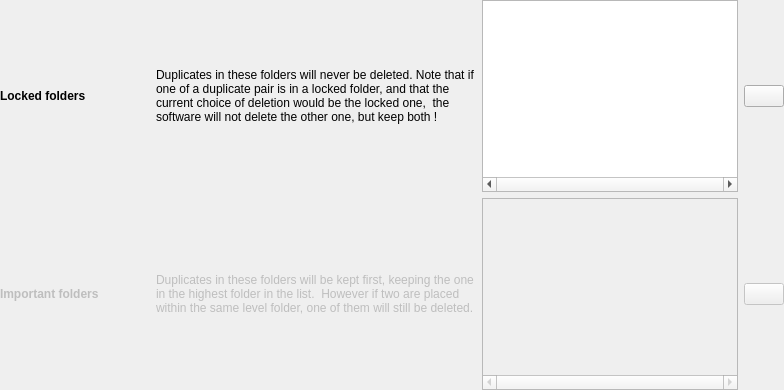
     <widget class="QWidget" name="tab_3">
      <attribute name="title">
       <string>Folder settings</string>
      </attribute>
      <layout class="QVBoxLayout" name="verticalLayout_10">
       <property name="leftMargin">
        <number>0</number>
       </property>
       <property name="topMargin">
        <number>0</number>
       </property>
       <property name="rightMargin">
        <number>0</number>
       </property>
       <property name="bottomMargin">
        <number>0</number>
       </property>
       <item>
        <layout class="QVBoxLayout" name="verticalLayout_8">
         <item>
          <layout class="QHBoxLayout" name="lockedFoldersHorizontalLayout">
           <item>
            <widget class="QLabel" name="label_24">
             <property name="minimumSize">
              <size>
               <width>150</width>
               <height>0</height>
              </size>
             </property>
             <property name="font">
              <font>
               <bold>true</bold>
              </font>
             </property>
             <property name="text">
              <string>Locked folders</string>
             </property>
            </widget>
           </item>
           <item>
            <widget class="QLabel" name="label_25">
             <property name="minimumSize">
              <size>
               <width>320</width>
               <height>0</height>
              </size>
             </property>
             <property name="text">
              <string>Duplicates in these folders will never be deleted. Note that if one of a duplicate pair is in a locked folder, and that the current choice of deletion would be the locked one,  the software will not delete the other one, but keep both !</string>
             </property>
             <property name="wordWrap">
              <bool>true</bool>
             </property>
            </widget>
           </item>
           <item>
            <widget class="QListWidget" name="lockedFolderslistWidget">
             <property name="maximumSize">
              <size>
               <width>16777215</width>
               <height>16777215</height>
              </size>
             </property>
             <property name="contextMenuPolicy">
              <enum>Qt::ContextMenuPolicy::CustomContextMenu</enum>
             </property>
             <property name="toolTip">
              <string>&lt;html&gt;&lt;head/&gt;&lt;body&gt;&lt;p&gt;Right click on the list for more options.&lt;/p&gt;&lt;p&gt;Use up/down arrows to navigate options.&lt;/p&gt;&lt;p&gt;You can also drag and drop to add multiple folders at once.&lt;/p&gt;&lt;/body&gt;&lt;/html&gt;</string>
             </property>
             <property name="verticalScrollBarPolicy">
              <enum>Qt::ScrollBarPolicy::ScrollBarAsNeeded</enum>
             </property>
             <property name="horizontalScrollBarPolicy">
              <enum>Qt::ScrollBarPolicy::ScrollBarAlwaysOn</enum>
             </property>
             <property name="showDropIndicator" stdset="0">
              <bool>false</bool>
             </property>
             <property name="dragEnabled">
              <bool>false</bool>
             </property>
             <property name="dragDropMode">
              <enum>QAbstractItemView::DragDropMode::NoDragDrop</enum>
             </property>
             <property name="selectionMode">
              <enum>QAbstractItemView::SelectionMode::ExtendedSelection</enum>
             </property>
             <property name="textElideMode">
              <enum>Qt::TextElideMode::ElideLeft</enum>
             </property>
             <property name="horizontalScrollMode">
              <enum>QAbstractItemView::ScrollMode::ScrollPerPixel</enum>
             </property>
            </widget>
           </item>
           <item>
            <widget class="QPushButton" name="lockedFolderButton">
             <property name="maximumSize">
              <size>
               <width>40</width>
               <height>16777215</height>
              </size>
             </property>
             <property name="text">
              <string/>
             </property>
             <property name="autoDefault">
              <bool>false</bool>
             </property>
            </widget>
           </item>
          </layout>
         </item>
         <item>
          <layout class="QHBoxLayout" name="importantFoldersHorizontalLayout">
           <item>
            <widget class="QLabel" name="label_importantFolders">
             <property name="enabled">
              <bool>false</bool>
             </property>
             <property name="minimumSize">
              <size>
               <width>150</width>
               <height>0</height>
              </size>
             </property>
             <property name="font">
              <font>
               <bold>true</bold>
              </font>
             </property>
             <property name="text">
              <string>Important folders</string>
             </property>
            </widget>
           </item>
           <item>
            <widget class="QLabel" name="label_importantFoldersDescript">
             <property name="enabled">
              <bool>false</bool>
             </property>
             <property name="minimumSize">
              <size>
               <width>320</width>
               <height>0</height>
              </size>
             </property>
             <property name="text">
              <string>Duplicates in these folders will be kept first, keeping the one in the highest folder in the list.  However if two are placed within the same level folder, one of them will still be deleted. </string>
             </property>
             <property name="wordWrap">
              <bool>true</bool>
             </property>
            </widget>
           </item>
           <item>
            <widget class="QListWidget" name="importantFoldersListWidget">
             <property name="enabled">
              <bool>false</bool>
             </property>
             <property name="maximumSize">
              <size>
               <width>16777215</width>
               <height>16777215</height>
              </size>
             </property>
             <property name="contextMenuPolicy">
              <enum>Qt::ContextMenuPolicy::CustomContextMenu</enum>
             </property>
             <property name="horizontalScrollBarPolicy">
              <enum>Qt::ScrollBarPolicy::ScrollBarAlwaysOn</enum>
             </property>
             <property name="dragEnabled">
              <bool>true</bool>
             </property>
             <property name="dragDropMode">
              <enum>QAbstractItemView::DragDropMode::InternalMove</enum>
             </property>
             <property name="defaultDropAction">
              <enum>Qt::DropAction::MoveAction</enum>
             </property>
             <property name="selectionMode">
              <enum>QAbstractItemView::SelectionMode::ExtendedSelection</enum>
             </property>
             <property name="textElideMode">
              <enum>Qt::TextElideMode::ElideLeft</enum>
             </property>
             <property name="horizontalScrollMode">
              <enum>QAbstractItemView::ScrollMode::ScrollPerPixel</enum>
             </property>
             <property name="sortingEnabled">
              <bool>true</bool>
             </property>
            </widget>
           </item>
           <item>
            <widget class="QPushButton" name="pushButton_importantFoldersAdd">
             <property name="enabled">
              <bool>false</bool>
             </property>
             <property name="maximumSize">
              <size>
               <width>40</width>
               <height>16777215</height>
              </size>
             </property>
             <property name="text">
              <string/>
             </property>
             <property name="autoDefault">
              <bool>false</bool>
             </property>
            </widget>
           </item>
          </layout>
         </item>
        </layout>
       </item>
      </layout>
     </widget>
